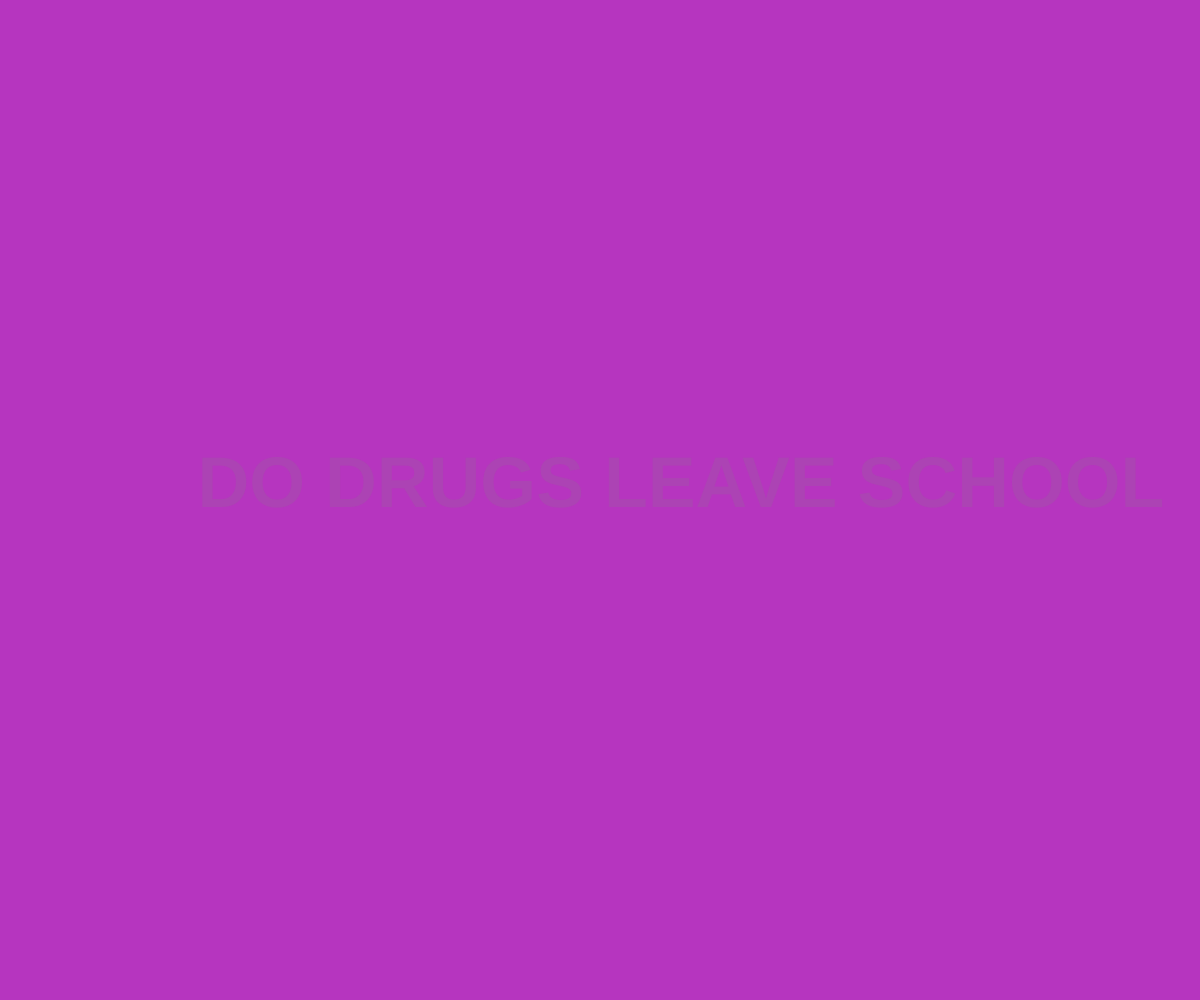
Frame 1 (no input)
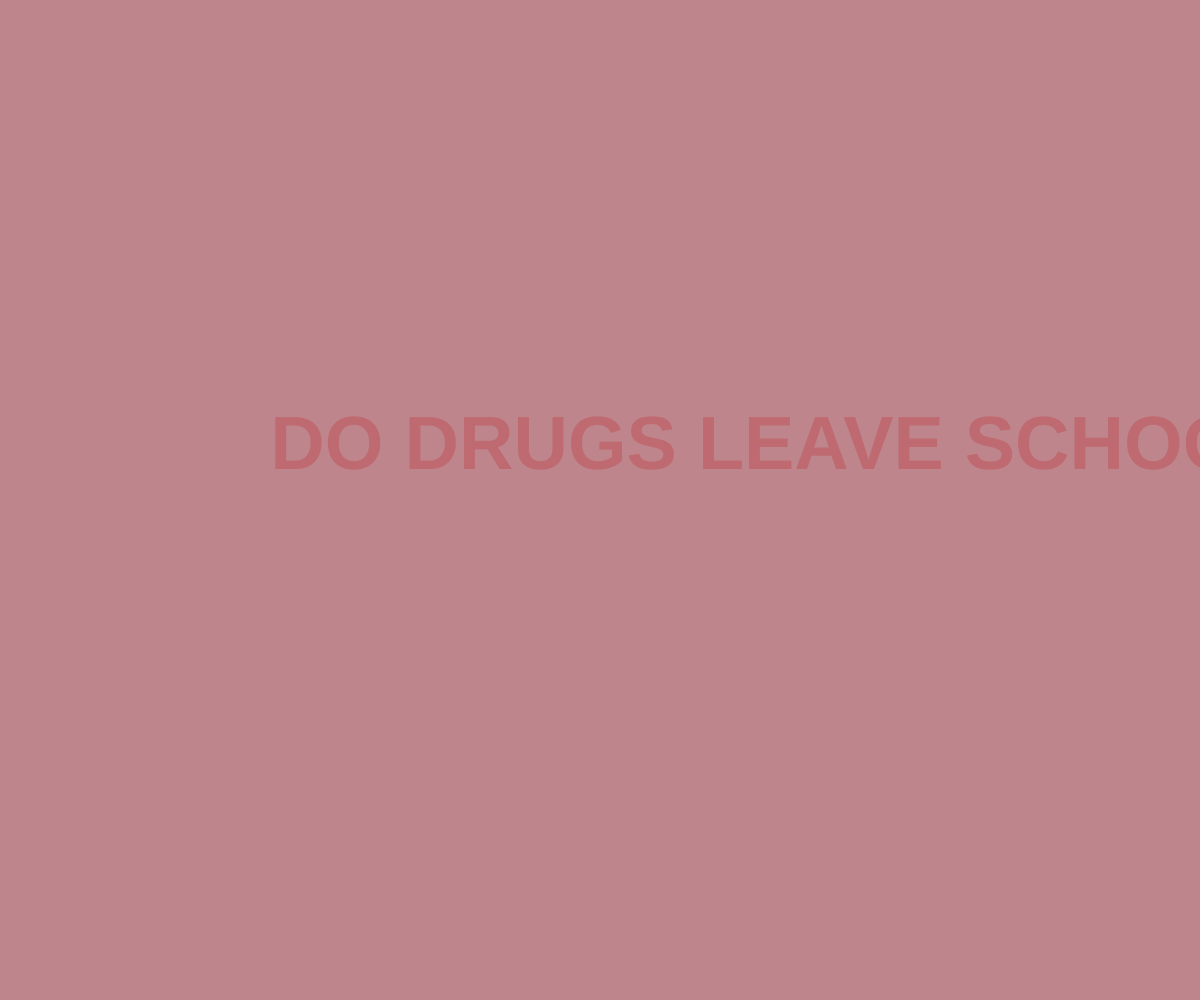
Frame 60 (no input)
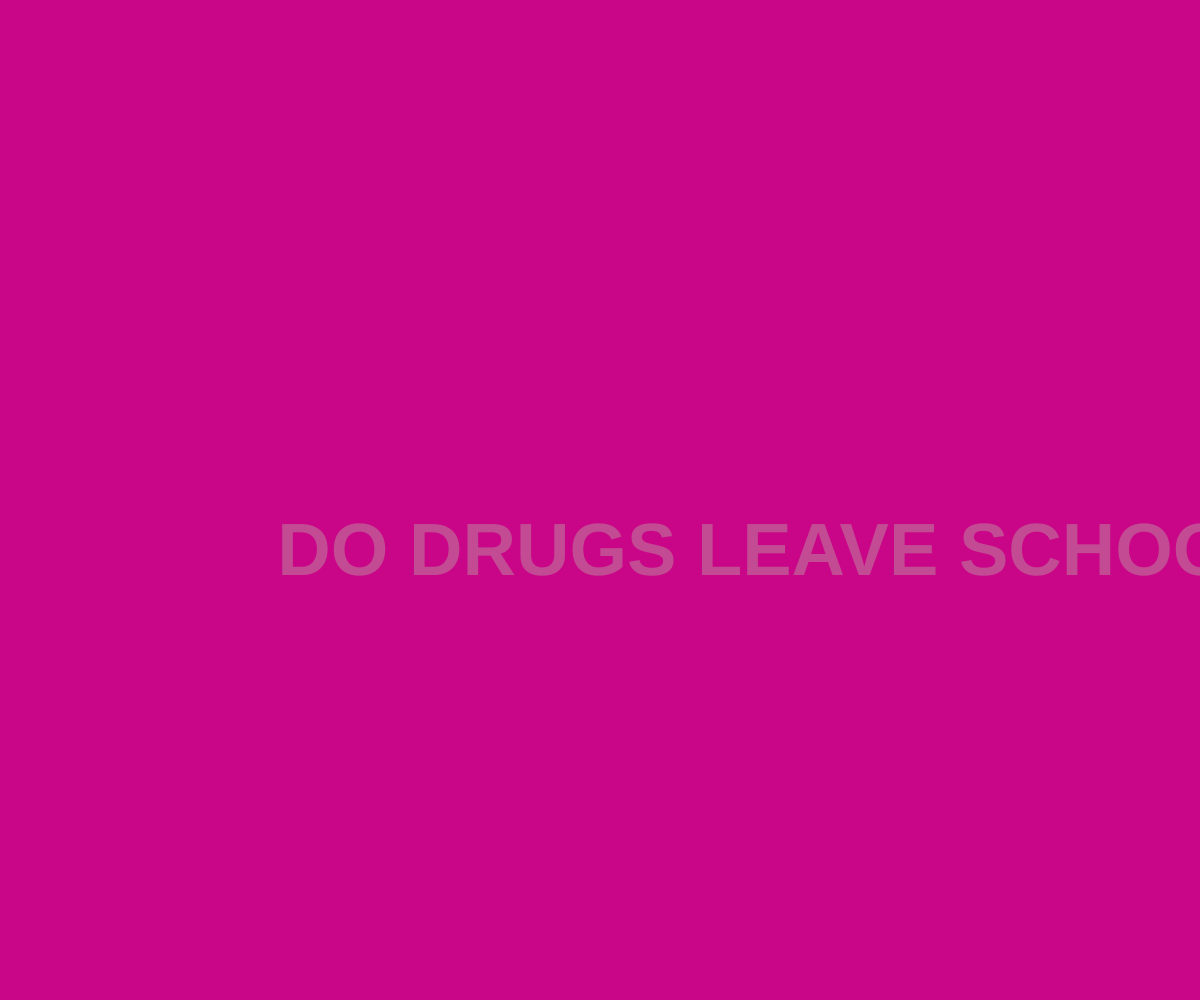
Frame 120 (the mouse pressed at the canvas centre since frame 60)

The p5.js sketch that drew these frames (run headless with seeded random() and noise() and a simulated clock; from frame 60 on, the mouse is pressed at the canvas centre):

// p5.js sketch
// ── sketch.js
// Array of Objects
// Code! Programming with p5.js
// The Coding Train / Daniel Shiffman
// https://thecodingtrain.com/beginners/p5js/7.3-array-of-objects.html
// https://youtu.be/fBqaA7zRO58
// https://editor.p5js.org/codingtrain/sketches/1y_xfueO

let bubbles = [];

function setup() {
  createCanvas(window.innerWidth, window.innerHeight);
}


function mouseDragged() {
  let r = random(10, 50);
  let b = new Bubble(mouseX, mouseY, r);
  bubbles.push(b);
}
function draw() {
  background(random(0, 255), random(0, 255), random(0, 255));
  // textAlign(CENTER);
  // fill(random(0, 255), random(0, 255), random(0, 255), random(0, 100));
  // textSize(75);
  // text("DONT DO DRUGS KIDDOS", window.innerWidth / 2, window.innerHeight / 2);
  
  for (let bubble of bubbles) {
    bubble.move();
    bubble.show();
  }

  for (let i = 0; i < bubbles.length; i++) {
    bubbles[i].move();
    bubbles[i].show();
  }

  textAlign(CENTER);
  fill(random(0, 255), random(0, 255), random(0, 255), random(0, 100));
  textSize(random(70, 80));
  textStyle(BOLD)
  text("DO DRUGS LEAVE SCHOOL", window.innerWidth / random(1.5, 2.5), window.innerHeight / random(1.5, 2.5));

}

class Bubble {
  constructor(x, y, r) {
    this.x = x;
    this.y = y;
    this.r = r;
  }

  move() { 
    this.x = this.x + random(-5, 5);
    this.y = this.y + random(-5, 5);
  }

  show() {
    stroke(random(0, 255), random(0, 255),random(0, 255), random(0, 100));
    strokeWeight(20);
    fill(random(0, 255), random(0, 255), random(0, 255), random(0, 100));
    ellipse(this.x, this.y, this.r * 2);
  }


}
